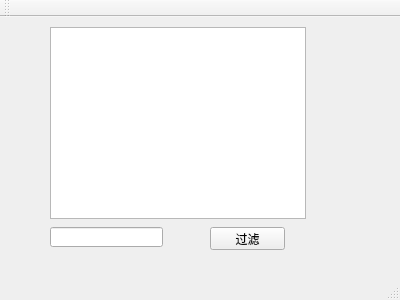
<?xml version="1.0" encoding="UTF-8"?>
<ui version="4.0">
 <class>MainWindow</class>
 <widget class="QMainWindow" name="MainWindow">
  <property name="geometry">
   <rect>
    <x>0</x>
    <y>0</y>
    <width>400</width>
    <height>300</height>
   </rect>
  </property>
  <property name="windowTitle">
   <string>MainWindow</string>
  </property>
  <widget class="QWidget" name="centralWidget">
   <widget class="QListView" name="listView">
    <property name="geometry">
     <rect>
      <x>50</x>
      <y>10</y>
      <width>256</width>
      <height>192</height>
     </rect>
    </property>
   </widget>
   <widget class="QLineEdit" name="lineEdit">
    <property name="geometry">
     <rect>
      <x>50</x>
      <y>210</y>
      <width>113</width>
      <height>20</height>
     </rect>
    </property>
   </widget>
   <widget class="QPushButton" name="pushButton">
    <property name="geometry">
     <rect>
      <x>210</x>
      <y>210</y>
      <width>75</width>
      <height>23</height>
     </rect>
    </property>
    <property name="text">
     <string>过滤</string>
    </property>
   </widget>
  </widget>
  <widget class="QMenuBar" name="menuBar">
   <property name="geometry">
    <rect>
     <x>0</x>
     <y>0</y>
     <width>400</width>
     <height>19</height>
    </rect>
   </property>
  </widget>
  <widget class="QToolBar" name="mainToolBar">
   <attribute name="toolBarArea">
    <enum>TopToolBarArea</enum>
   </attribute>
   <attribute name="toolBarBreak">
    <bool>false</bool>
   </attribute>
  </widget>
  <widget class="QStatusBar" name="statusBar"/>
 </widget>
 <layoutdefault spacing="6" margin="11"/>
 <resources/>
 <connections/>
</ui>
